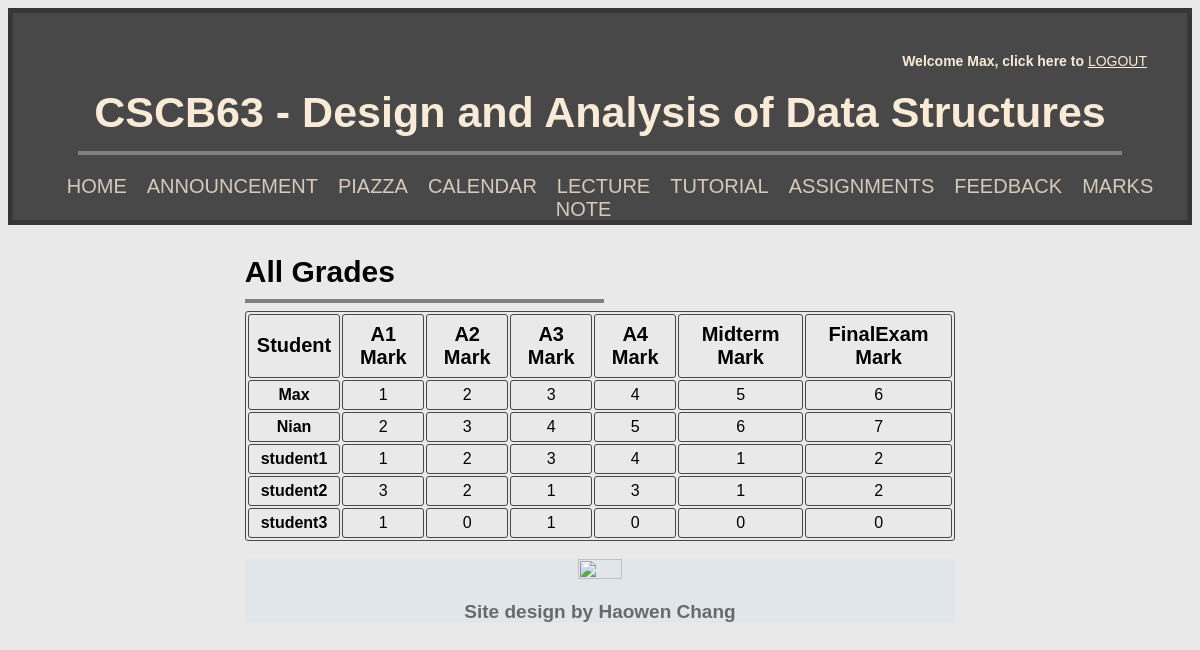
Before: /showAllGrade (signed in) with the older database file.
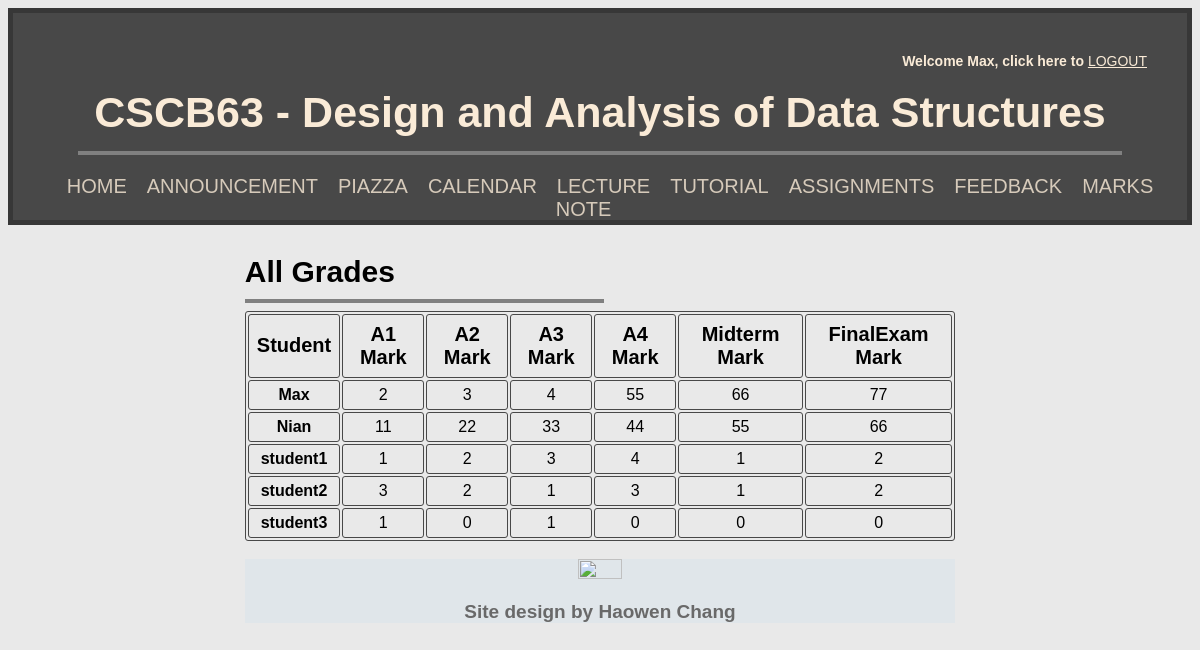
After: the same page with the newer database file.
### tables this page shows
CREATE TABLE "StudentMark" (
	"username"	TEXT NOT NULL,
	"Assignment1"	INTEGER,
	"Assignment2"	INTEGER,
	"Assignment3"	INTEGER,
	"Assignment4"	INTEGER,
	"Midterm"	INTEGER,
	"FinalTest"	INTEGER,
	PRIMARY KEY("username")
);

CREATE TABLE "User" (
	"username"	TEXT NOT NULL,
	"password"	TEXT NOT NULL,
	"isInstructor"	INTEGER NOT NULL,
	PRIMARY KEY("username")
);

### app.py (the view)
@app.route('/showAllGrade')
def showAllGrade():
    db = get_db()
    db.row_factory = make_dicts
    username=session['username']
    Ins=isInstructor(session['username'])
    grades = []
    for grade in get_all_marks():
        grades.append(grade)
    db.close()
    return render_template('showAllGrade.html', grade=grades, username=username, Ins=Ins)

### app.py (called while the page is built)
def get_db():
    db = getattr(g, '_database', None)
    if(db is None):
        db = g._database = sqlite3.connect(DATABASE)
    return db

def make_dicts(cursor: sqlite3.Cursor, row: sqlite3.Row):
    return dict((cursor.description[idx][0], value)
                for idx, value in enumerate(row))

def query_db(query: str, args=(), one=None):
    if one is None:
        one = True
    else:
        one = False
    cursor = get_db().execute(query, args)
    result = cursor.fetchall()
    cursor.close()
    return (result[0] if result else None) if one else result

def get_all_marks():
    return query_db("""SELECT User.username,Assignment1,Assignment2,
                    Assignment3, Assignment4, Midterm, FinalTest
                    FROM User INNER JOIN StudentMark
                    WHERE isInstructor==0
                    AND User.username == StudentMark.username;""",
                    (), one=False)

def isInstructor(username: str):
    result = query_db("""SELECT username FROM User WHERE User.username == ?
                    AND User.isInstructor == 1;""",
                      args=(username,))
    if result is None:
        return False
    return True

@app.teardown_appcontext
def close_connection(exception):
    db = getattr(g, '_database', None)
    if db is not None:
        db.close()

### templates/showAllGrade.html (shortened to what this page needs)
<!DOCTYPE html>
<html>
    <head>
        <link rel="stylesheet" href="../static/showAllGrade.css">
    </head>
    <body>
        {% extends "index.html" %}
        {% block content %}
        <div class="content">
            <h3>All Grades</h3>
            <hr class="description">
            <div class="container">
                <table>
                    <tr>
                        <th>Student</th>
                        <th>A1 Mark</th>
                        <th>A2 Mark</th>
                        <th>A3 Mark</th>
                        <th>A4 Mark</th>
                        <th>Midterm Mark</th>
                        <th>FinalExam Mark</th>
                    </tr>
                    {% for item in grade %}
                    <tr>
                        <td class="name">{{item['username']}}</td>
                        <td>{{item['Assignment1']}}</td>
                        <td>{{item['Assignment2']}}</td>
                        <td>{{item['Assignment3']}}</td>
                        <td>{{item['Assignment4']}}</td>
                        <td>{{item['Midterm']}}</td>
                        <td>{{item['FinalTest']}}</td>
                    </tr>
                    {% endfor %}
                </table>
            </div>
        </div>
        {% endblock %}

### templates/index.html (shortened to what this page needs)
<!DOCTYPE html>
<html>
    <head>
        <link rel="stylesheet" href="../static/index.css">
    </head>
    <body>
        <div class="header-content">
            <div class="welcome">
                <p style="display: inline;">Welcome {{username}}, click here to </p>
                <a style="display: inline;" class="logout" href="http://localhost:5000/logout">LOGOUT</a>
            </div>
            <h1>CSCB63 - Design and Analysis of Data Structures</h1>
            <hr id="Header-line">
            <div class="menu-container">
                <ul>
                    {% if Ins == False %}
                    <li><a href="{{ url_for('index') }}">HOME</a></li>
                    <li><a href="{{ url_for('announcement') }}">ANNOUNCEMENT</a></li>
                    <li><a href="{{ url_for('piazza') }}">PIAZZA</a></li>
                    <li><a href="{{ url_for('calendar') }}">CALENDAR</a></li>
                    <li><a href="{{ url_for('lecture') }}">LECTURE NOTE</a></li>
                    <li><a href="{{ url_for('tutorial') }}">TUTORIAL</a></li>
                    <li><a href="{{ url_for('assignment') }}">ASSIGNMENTS</a></li>
                    <li><a href="{{ url_for('feedback') }}">FEEDBACK</a></li>
                    <li><a href="{{ url_for('studentmark') }}">MARKS</a></li>
                    {% endif %}
                </ul>
            </div>
        </div>
    {% block content %}{% endblock %}
        <br>
        <div class="footer">
            <a id="UofTlink" href="https://www.utsc.utoronto.ca/cms/faculty-of-computer-science">
                <img src="https://images.squarespace-cdn.com/content/v1/5c8e9a223560c34f9070706f/1584117182341-P48MTCA7MDXB57QM6QL1/ke17ZwdGBToddI8pDm48kJ76nH85aza3J1kOSUxUUQsUqsxRUqqbr1mOJYKfIPR7LoDQ9mXPOjoJoqy81S2I8N_N4V1vUb5AoIIIbLZhVYwL8IeDg6_3B-BRuF4nNrNcQkVuAT7tdErd0wQFEGFSnHyTjHFnbVqz2a3skCZF3VMl39tOtb9mNFVdjjN0V38UY8HhU9A19BklyivaDE3oZA/Computer+Science+%28Blue%29-01.png?format=500w" width="25%" height="25%">
            </a>
            <p>Site design by Haowen Chang</p>
        </div>
    </body>
</html>

### static/showAllGrade.css (style rules this page uses)
.header-content { text-align: center; border-color: transparent; background-color: rgba(54, 54, 54, 0.897); border: 5px solid rgba(54, 54, 54, 0.897); padding: 40px; max-width: 100%; text-align: center; }
.content { max-width: 60%; text-align: left; margin: auto; }
h1 { text-align: center; font-size: 43px; color: antiquewhite; }
#Header-line { margin-top: -15px; width: 95%; border: 2px solid; color: grey; }
.menu-container { margin-top: 10px; border-color: transparent; height: 15px; }
.menu-container ul { list-style: none; margin: 0; display: flex; justify-content: center; align-items: center; padding: 10px 0; }
.menu-container a { font-size: 20px; padding: 0 20px; color: rgba(250, 235, 215, 0.801); position: relative; text-decoration: none; }
.menu-container a::after { content: ""; display: block; position: absolute; transition: all ease-out 300ms; height: 3px; width: 0%; bottom: -3px; background-color: antiquewhite; }
.description { margin-top: -20px; margin-left: 0; width: 50%; border: 2px solid; color: grey; }
p { font-weight: 600; }
.footer { background-color: rgba(160, 209, 238, 0.13); width: 60%; font-size: 13px; color: dimgray; text-align: center; margin: auto; }
body { background-color: rgba(146, 145, 145, 0.199); font-family: 'Gill Sans', 'Gill Sans MT', Calibri, 'Trebuchet MS', sans-serif; color: black; }
.name { font-weight: bold; }
table, th, td { border: 1px solid rgba(54, 54, 54, 0.897); text-align: center; border-radius: 3px; }
th { font-weight: bold; font-size: 20px; padding: 8px; }
td { padding: 5px; }

### static/index.css (style rules this page uses)
.header-content { text-align: center; border-color: transparent; background-color: rgba(54, 54, 54, 0.897); border: 5px solid rgba(54, 54, 54, 0.897); padding: 40px; max-width: 100%; text-align: center; }
.content { max-width: 60%; text-align: left; margin: auto; }
h1 { text-align: center; font-size: 43px; color: antiquewhite; }
#Header-line { margin-top: -15px; width: 95%; border: 2px solid; color: grey; }
.menu-container { margin-top: 10px; border-color: transparent; height: 15px; }
.menu-container ul { list-style: none; margin: 0; display: flex; justify-content: center; align-items: center; padding: 10px 0; }
.menu-container a { font-size: 20px; padding: 0 20px; color: rgba(250, 235, 215, 0.801); position: relative; text-decoration: none; }
.menu-container a::after { content: ""; display: block; position: absolute; transition: all ease-out 300ms; height: 3px; width: 0%; bottom: -3px; background-color: antiquewhite; }
.description { margin-top: -20px; margin-left: 0; width: 50%; border: 2px solid; color: grey; }
.footer { background-color: rgba(160, 209, 238, 0.13); width: 60%; font-size: 13px; color: dimgray; text-align: center; margin: auto; }
ul { list-style-type: none; font-size: 19px; }
h3 { font-size: 30px; }
.welcome { text-align: right; color: antiquewhite; margin-bottom: -10px; font-size: 14px; }
.welcome p { font-size: 14px; }
.logout { color: antiquewhite; }
p { font-size: 19px; }
body { background-color: rgba(146, 145, 145, 0.199); font-family: 'Gill Sans', 'Gill Sans MT', Calibri, 'Trebuchet MS', sans-serif; color: black; }

Changed rows visible on the page:
changed StudentMark "Max": Assignment1 "1" → "2"; Assignment2 "2" → "3"; Assignment3 "3" → "4"; Assignment4 "4" → "55"; Midterm "5" → "66"; FinalTest "6" → "77"
changed StudentMark "Nian": Assignment1 "2" → "11"; Assignment2 "3" → "22"; Assignment3 "4" → "33"; Assignment4 "5" → "44"; Midterm "6" → "55"; FinalTest "7" → "66"
